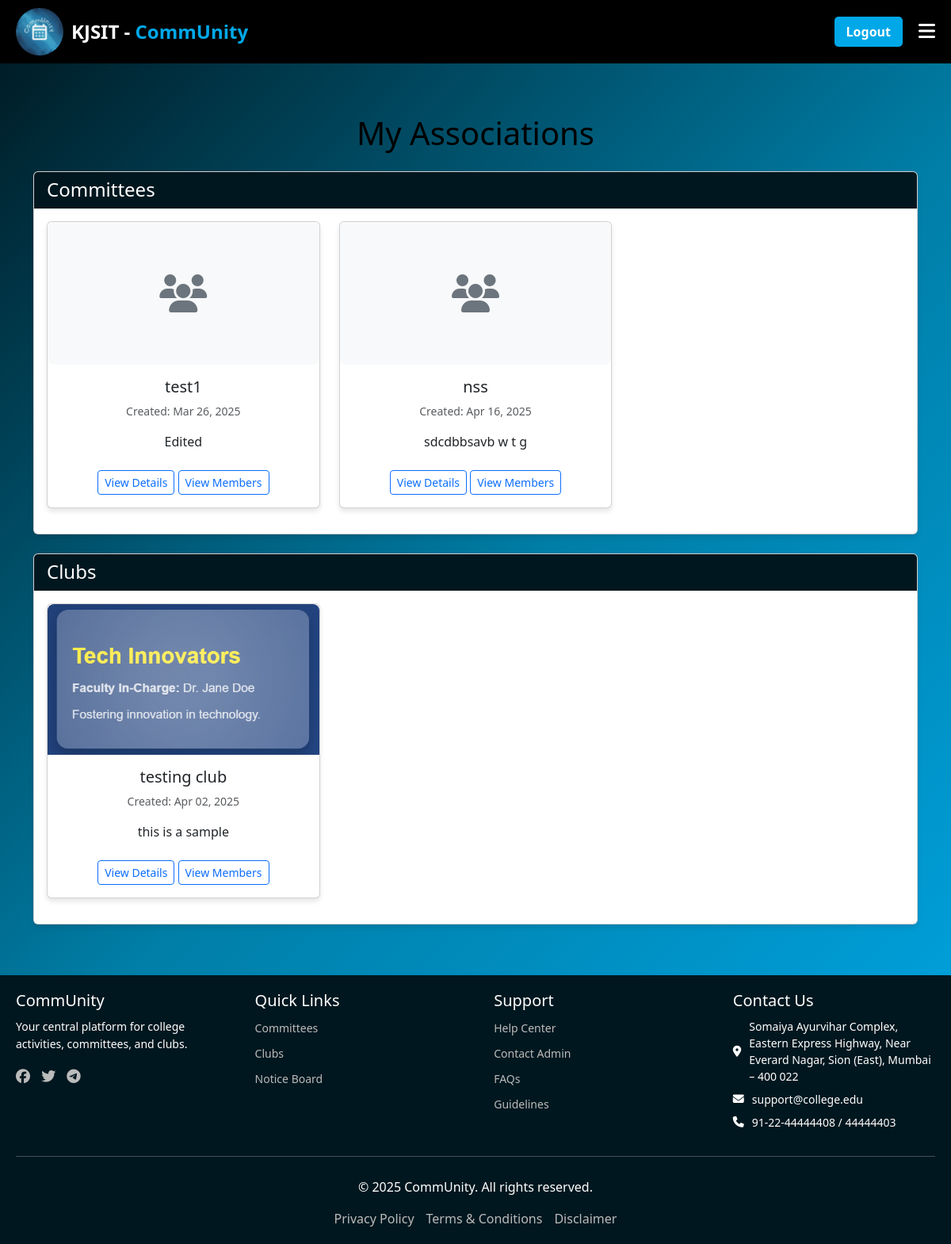
/faculty/committee (signed in), run on the app's committed database.
### committees/models.py (models this page shows, shortened)
class Associations(models.Model):
    ROLE_CHOICES = (
        ('committees', 'Committees'),
        ('clubs', 'Clubs')
    )
    STATUS_CHOICES = (
        ('pending', 'Pending Approval'),
        ('approved', 'Approved'),
        ('rejected', 'Rejected'),
        ('delete_pending', 'Delete Request Pending'),
    )
    CATEGORY = (
        ('None', 'None'),
        ('Academic', 'Academic'),
        ('Technical', 'Technical'),
        ('Cultural', 'Cultural'),
        ('Sports', 'Sports'),
        ('Social', 'Social'),
        ('Other', 'Other')
    )
    id = models.AutoField(primary_key=True)
    name = models.CharField(max_length=255)
    description = models.TextField()
    type = models.CharField(max_length=15, choices=ROLE_CHOICES)
    category = models.CharField(max_length=30, choices=CATEGORY, default='None')
    faculty_incharge = models.ForeignKey('faculty.Faculty', on_delete=models.CASCADE)
    created_by = models.ForeignKey('members.CoreMember', on_delete=models.CASCADE, null=True, blank=True)
    created_at = models.DateTimeField(auto_now_add=True)
    image = models.ImageField(upload_to='association_images/', null=True, blank=True)
    status = models.CharField(max_length=15, choices=STATUS_CHOICES, default='pending')
    owner = models.ForeignKey('members.CoreMember', on_delete=models.SET_NULL, null=True, blank=True,related_name='owned_associations')

### faculty/views.py (the view)
# urls.py: path('committee', views.faculty_committee, name='faculty_committee'),
def faculty_committee(request):
    try:
        user = request.user
        user_profile = get_object_or_404(UserProfile, id=user)
        faculty = Faculty.objects.get(id=user_profile)
        from django.db.models import Q
        associations = Associations.objects.filter(faculty_incharge=faculty)
        clubs = [a for a in associations if a.type == 'clubs']
        committees = [a for a in associations if a.type == 'committees']
        request.session['url'] = 'faculty_committee'
        content = {'clubs': clubs, 'comm': committees}
        return render(request, 'committee.html', content)
    except (UserProfile.DoesNotExist, Faculty.DoesNotExist):
        content = {'clubs': [], 'comm': []}
        return render(request, 'committee.html', content)

### faculty/templates/committee.html (shortened to what this page needs)
{% extends "base.html" %}
{% load static %}
{% block extra_css %}
<link rel="stylesheet" href="{% static 'css/committee.css' %}">
{% endblock extra_css %}
{% block content %}
<div class="container my-4">
    <h1 class="mb-4">My Associations</h1>
    <div class="card mb-4">
        <div class="card-header bg-primary text-white">
            <h2 class="h4 mb-0">Committees</h2>
        </div>
        <div class="card-body">
            {% if comm %}
                <div class="row">
                    {% for committee in comm %}
                        <div class="col-md-6 col-lg-4 mb-3">
                            <div class="card h-100 d-flex flex-column">
                                {% if committee.image %}
                                    <div class="flex-grow-0">
                                        <img src="{{ committee.image.url }}" class="card-img-top" alt="{{ committee.name }}" style="max-height: 200px; object-fit: cover;">
                                    </div>
                                {% else %}
                                    <div class="bg-light text-center py-5 flex-grow-0">
                                        <i class="fa fa-users fa-3x text-secondary"></i>
                                    </div>
                                {% endif %}
                                <div class="card-body d-flex flex-column flex-grow-1">
                                    <h5 class="card-title">{{ committee.name }}</h5>
                                    <p class="card-text text-muted small">Created: {{ committee.created_at|date:"M d, Y" }}</p>
                                    <p class="card-text flex-grow-1">{{ committee.description|truncatechars:100 }}</p>
                                    <div class="mt-auto pt-2">
                                        <a href="{% url 'committees_detail' pk=committee.id%}" class="btn btn-sm btn-outline-primary">View Details</a>
                                        <a href="{% url 'committee_member' pk=committee.id%}" class="btn btn-sm btn-outline-primary">View Members</a>
                                    </div>
                                </div>
                            </div>
                        </div>
                    {% endfor %}
                </div>
            {% else %}
                <p class="text-muted">You are not in charge of any committees.</p>
            {% endif %}
        </div>
    </div>
    <div class="card">
        <div class="card-header bg-success text-white">
            <h2 class="h4 mb-0">Clubs</h2>
        </div>
        <div class="card-body">
            {% if clubs %}
                <div class="row">
                    {% for club in clubs %}
                        <div class="col-md-6 col-lg-4 mb-3">
                            <div class="card h-100 d-flex flex-column">
                                {% if club.image %}
                                    <div class="flex-grow-0">
                                        <img src="{{ club.image.url }}" class="card-img-top" alt="{{ club.name }}" style="max-height: 200px; object-fit: cover;">
                                    </div>
                                {% else %}
                                    <div class="bg-light text-center py-5 flex-grow-0">
                                        <i class="fa fa-flag fa-3x text-secondary"></i>
                                    </div>
                                {% endif %}
                                <div class="card-body d-flex flex-column flex-grow-1">
                                    <h5 class="card-title">{{ club.name }}</h5>
                                    <p class="card-text text-muted small">Created: {{ club.created_at|date:"M d, Y" }}</p>
                                    <p class="card-text flex-grow-1">{{ club.description|truncatechars:100 }}</p>
                                    <div class="mt-auto pt-2">
                                        <a href="{% url 'club_detail' pk=club.id%}" class="btn btn-sm btn-outline-primary">View Details</a>
                                        <a href="{% url 'club_member' pk=club.id%}" class="btn btn-sm btn-outline-primary">View Members</a>
                                    </div>
                                </div>
                            </div>
                        </div>
                    {% endfor %}
                </div>
            {% else %}
                <p class="text-muted">You are not in charge of any clubs.</p>
            {% endif %}
        </div>
    </div>
</div>
{% endblock content %}

### faculty/static/css/committee.css (style rules this page uses)
body { background-color: #f4f6f9; font-family: "Poppins", sans-serif; }
.mb-4 { color:black; }
.container { max-width: 1200px; margin: auto; padding: 20px; }
h1 { font-size: 32px; font-weight: bold; color: #222; text-align: center; margin-bottom: 25px; }
.card-header { font-size: 20px; font-weight: bold; padding: 15px; border-radius: 8px 8px 0 0; }
.card-header.bg-primary { background-color: #00171F !important; color: white; }
.card-header.bg-success { background-color: #00171F !important; color: white; }
.card { border: none; border-radius: 10px; box-shadow: 0 4px 6px rgba(0, 0, 0, 0.1); transition: all 0.3s ease-in-out; }
.card-body { padding: 20px; text-align: center; }
.card img { max-height: 180px; object-fit: cover; border-radius: 8px 8px 0 0; }
.bg-light { display: flex; align-items: center; justify-content: center; height: 180px; border-radius: 8px; }
.btn { padding: 8px 15px; border-radius: 5px; transition: all 0.2s ease-in-out; }
.btn-outline-primary { color: #007bff; border: 1px solid #007bff; }

### faculty/static/css/base.css (style rules this page uses)
html { scroll-behavior: smooth; }
body { height: 100%; margin: 0; font-family: Arial, sans-serif; display: flex; flex-direction: column; background: linear-gradient(135deg, #00171F, #007EA7, #00A8E8); color: #ffffff; background-size: cover; background-attachment: fixed; }

### data on the page
Associations: name "test1", created_at "Mar 26, 2025", description "Edited"
Associations: name "nss", created_at "Apr 16, 2025", description "sdcdbbsavb w t g"
Associations: image (picture), name "testing club", created_at "Apr 02, 2025", description "this is a sample"
